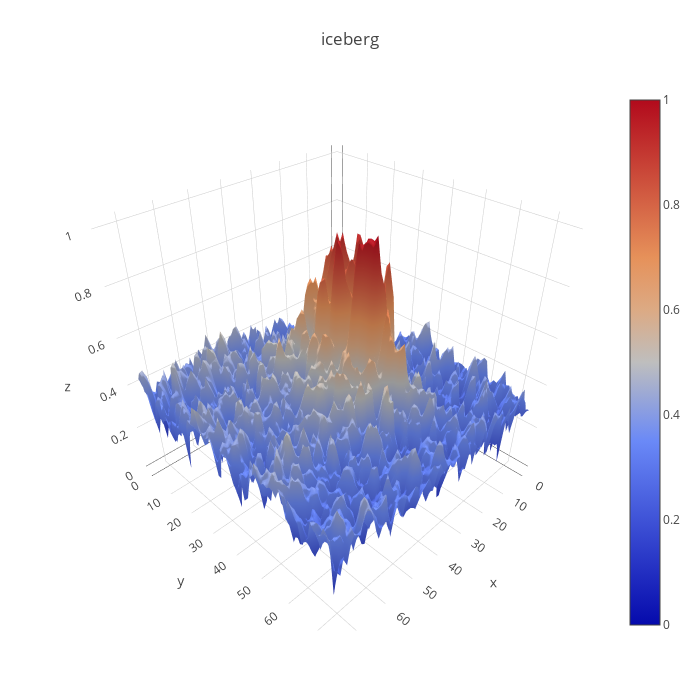

Notebook source saved alongside this figure:
### Code cell
from mpl_toolkits.mplot3d import Axes3D
import pylab
#Take a look at a iceberg
import plotly.offline as py
import plotly.graph_objs as go
py.init_notebook_mode(connected=True)
def plotmy3d(c, name):

    data = [
        go.Surface(
            z=c
        )
    ]
    layout = go.Layout(
        title=name,
        autosize=False,
        width=700,
        height=700,
        margin=dict(
            l=65,
            r=50,
            b=65,
            t=90
        )
    )
    fig = go.Figure(data=data, layout=layout)
    py.iplot(fig)
plotmy3d(rgb_train[12,:,:,0], 'iceberg')

### Figure 1 — Plotly figure (JSON) as saved in the notebook; plotly's stock layout.template omitted (floating-point values rounded to 4 significant figures; data arrays with more than 128 entries replaced by an {"elided": "..."} marker saying what was removed)
{"data": [{"type": "surface", "z": {"elided": "75x75 float values"}}], "layout": {"autosize": false, "height": 700, "margin": {"b": 65, "l": 65, "r": 50, "t": 90}, "title": "iceberg", "width": 700}}
